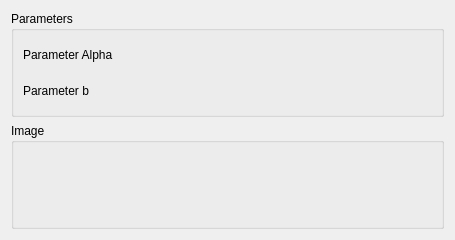
<?xml version="1.0" encoding="UTF-8"?>
<ui version="4.0">
 <class>SeismicLabGui::DlgLohAndLinCoherence</class>
 <widget class="QWidget" name="SeismicLabGui::DlgLohAndLinCoherence">
  <property name="geometry">
   <rect>
    <x>0</x>
    <y>0</y>
    <width>455</width>
    <height>240</height>
   </rect>
  </property>
  <property name="windowTitle">
   <string>Feature Parameters</string>
  </property>
  <property name="sizeGripEnabled" stdset="0">
   <bool>true</bool>
  </property>
  <layout class="QGridLayout" name="gridLayout">
   <item row="1" column="0">
    <widget class="QGroupBox" name="GroupBox5_5">
     <property name="title">
      <string>Image</string>
     </property>
     <layout class="QGridLayout" name="_6">
      <property name="leftMargin">
       <number>9</number>
      </property>
      <property name="topMargin">
       <number>9</number>
      </property>
      <property name="rightMargin">
       <number>9</number>
      </property>
      <property name="bottomMargin">
       <number>9</number>
      </property>
      <property name="spacing">
       <number>6</number>
      </property>
      <item row="1" column="0">
       <layout class="QHBoxLayout" name="horizontalLayout_9" stretch="0">
        <item>
         <widget class="QLabel" name="label_Image">
          <property name="text">
           <string/>
          </property>
         </widget>
        </item>
       </layout>
      </item>
     </layout>
    </widget>
   </item>
   <item row="0" column="0">
    <widget class="QGroupBox" name="GroupBox5_3">
     <property name="title">
      <string>Parameters</string>
     </property>
     <layout class="QGridLayout" name="_3">
      <property name="leftMargin">
       <number>9</number>
      </property>
      <property name="topMargin">
       <number>9</number>
      </property>
      <property name="rightMargin">
       <number>9</number>
      </property>
      <property name="bottomMargin">
       <number>9</number>
      </property>
      <property name="spacing">
       <number>6</number>
      </property>
      <item row="1" column="0">
       <layout class="QHBoxLayout" name="horizontalLayout" stretch="0,0">
        <item>
         <widget class="QLabel" name="label">
          <property name="text">
           <string>Parameter Alpha</string>
          </property>
         </widget>
        </item>
        <item>
         <widget class="Gui::QuantitySpinBox" name="doubleSpinBox_ParameterAlpha" native="true">
          <property name="keyboardTracking" stdset="0">
           <bool>false</bool>
          </property>
         </widget>
        </item>
       </layout>
      </item>
      <item row="2" column="0">
       <layout class="QHBoxLayout" name="horizontalLayout_4" stretch="0,0">
        <item>
         <widget class="QLabel" name="label_4">
          <property name="text">
           <string>Parameter b</string>
          </property>
         </widget>
        </item>
        <item>
         <widget class="Gui::QuantitySpinBox" name="doubleSpinBox_ParameterB" native="true">
          <property name="keyboardTracking" stdset="0">
           <bool>false</bool>
          </property>
         </widget>
        </item>
       </layout>
      </item>
     </layout>
    </widget>
   </item>
  </layout>
 </widget>
 <customwidgets>
  <customwidget>
   <class>Gui::QuantitySpinBox</class>
   <extends>QWidget</extends>
   <header>Gui/QuantitySpinBox.h</header>
  </customwidget>
 </customwidgets>
 <resources/>
 <connections/>
</ui>
